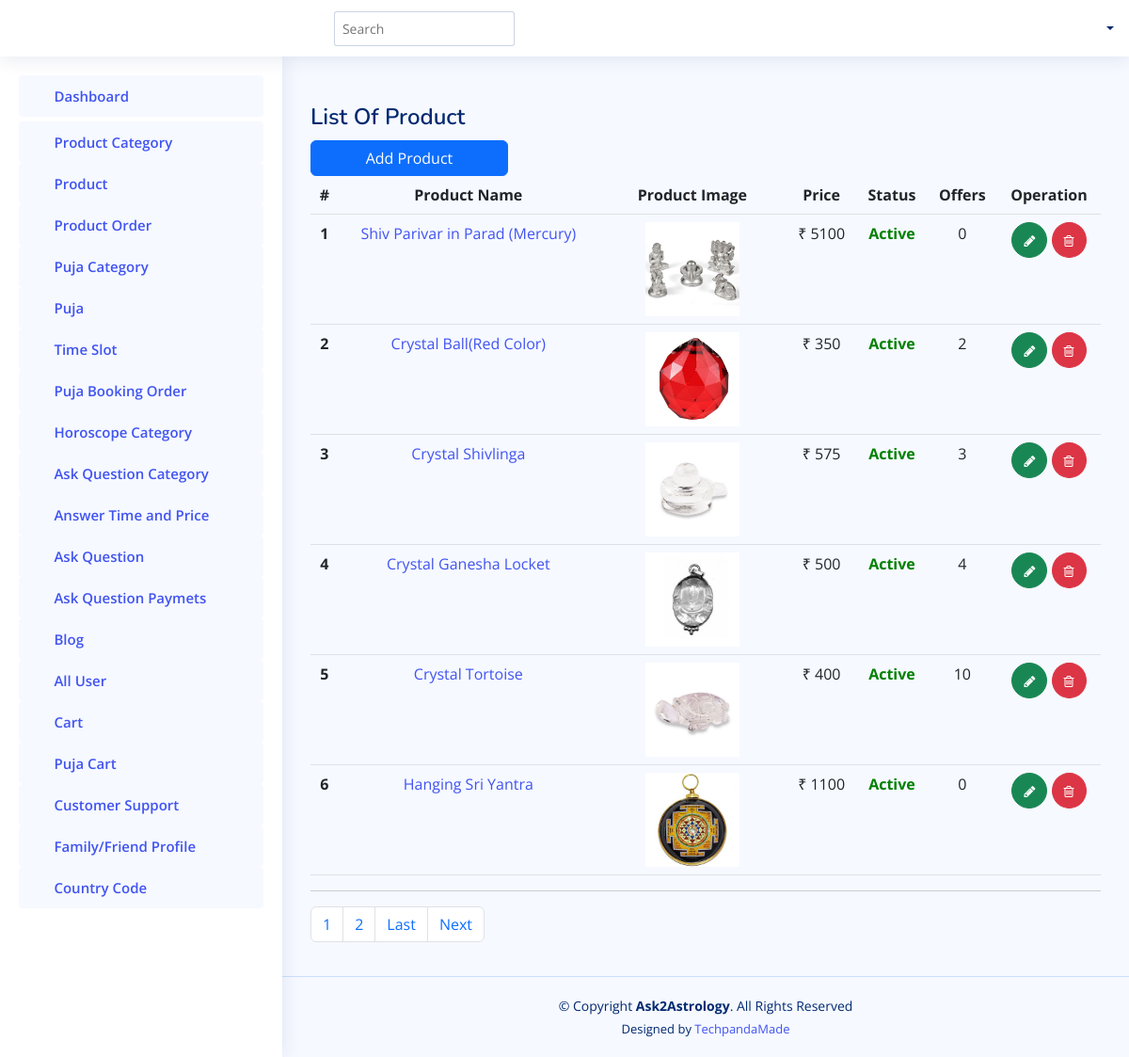
Page /admin-panel/getproducts/ on the committed database.
### adminapp/models.py (models this page shows, shortened)
class Products(models.Model):
    prodname = models.CharField(max_length=200, null=True)
    prodpicture = models.ImageField(upload_to=filepath2, blank=True, null=True)
    discription = models.CharField(max_length=500, null=True)
    price = models.CharField(max_length=200, null=True)
    quantity = models.CharField(max_length=200, null=True)
    category = models.ForeignKey(CategoryOfProduct, on_delete=models.CASCADE)
    offers = models.CharField(max_length=200, default=0)
    offerprice = models.CharField(max_length=200, default=0)
    active_status = models.BooleanField(default=True)

### adminapp/views.py (the view, shortened to what this page needs)
# urls.py: path('getproducts/',views.GetAllProducts),
def GetAllProducts(request):
    prod = Products.objects.all().order_by('-id')
    paginator = Paginator(prod, 6)
    page_number = request.GET.get('page')
    all_lead = paginator.get_page(page_number)
    totalpage = all_lead.paginator.num_pages
    context = {
        'all_lead':all_lead,
        'lastpage':totalpage,
        'totalPagelist':[n+1 for n in range(totalpage)],
        'product':prod
    }
    return render(request, "admintemp/getproductlist.html", context)

### templates/admintemp/getproductlist.html (shortened to what this page needs)
{% extends 'admintemp/index.html' %}
{% load static %}
{% block content %}
{% block content2 %}
<div class="search-bar">
  <form class="search-form d-flex align-items-center" method="get">
    <input type="search"  name="q" placeholder="Search" title="Enter search keyword">
    <button type="submit" title="Search"><i class="bi bi-search"></i></button>
  </form>
</div>
{% endblock content2 %}
  <main id="main" class="main">
<div class="pagetitle">
      <h1>List Of Product</h1>
    </div>
    <section class="section">
      <div class="row">
        <div class="col-lg-12">
          <div class="">
            <div class="" >
              <a href="/admin-panel/addproducts/"><button type="submit" class="btn btn-primary col-md-3">Add Product</button></a>
              <table class="table">
                <thead>
                  <tr  style="text-align:center;">
                    <th scope="col">#</th>
                    <th scope="col">Product Name</th>
                    <th scope="col">Product Image</th>
                    <th scope="col">Price</th>
                    <th scope="col">Status</th>
                    <th scope="col">Offers</th>
                    <th scope="col">Operation</th>
                  </tr>
                </thead>
                <tbody>
                  {% for ky in all_lead %}
                  <tr style="text-align:center;">
                    <th scope="row">{{forloop.counter}}</th>
                    <td><a href="{% url 'view_proddetail' id=ky.id %}">{{ ky.prodname }}</a></td>
                    <td width="200px"><img src="/media/{{ ky.prodpicture }}" alt="dewf" width="100px"></td>
                    <td>₹ {{ ky.price }}</td>
                    <td>
                        {% if ky.active_status == True %}
                        <span style="color:green;font-weight:bold;">Active</a>
                        {% elif ky.active_status == False %}
                        <span style="color:red;font-weight:bold;">Inactive</a>
                        {% endif %}
                        </td>
                    <td>{{ ky.offers }}</td>
                    <td style="text-align: center;">
                      <a class="btn btn-success" style="border-radius:50%;" href="{% url 'update_pati' id=ky.id %}"> <i class="fa fa-pencil" style="font-size: 14px;"> </i> </a>
                      <label for="confirmation-checkbox"><span class="btn btn-danger" style="border-radius:50%;" ><i class="fa fa-trash-o" style="font-size: 14px;"></i></span></label>
                    </td>
                    </tr>
                  {% endfor %}
                </tbody>
              </table>
            </div>
          </div>
                   <hr>
                        <nav aria-label="Page navigation example">
                            <ul class="pagination">
                            {% for n in totalPagelist %}
                              <li class="page-item">
                                <a class="page-link" href="/admin-panel/getproducts/?page={{n}}">{{n}}</a>
                            </li>
                            {% endfor %}
                            {% if all_lead.has_next %}
                            <li class="page-item">
                                <a class="page-link" href="/admin-panel/getproducts/?page={{ lastpage }}">Last</a>
                            </li>
                              <li class="page-item">
                                <a class="page-link" href="/admin-panel/getproducts/?page={{ all_lead.next_page_number }}">Next</a>
                            </li>
                            {% endif %}
                            </ul>
                          </nav>
      </div>
    </section>
  </main>
  {% endblock content %}

### static/assets2/css/style.css (style rules this page uses)
:root { scroll-behavior: smooth; }
body { font-family: "Open Sans", sans-serif; background: #f6f9ff; color: #444444; }
a { color: #4154f1; text-decoration: none; }
h1, h2, h3, h4, h5, h6 { font-family: "Nunito", sans-serif; }
#main { margin-top: 60px; padding: 20px 30px; transition: all 0.3s; }
.pagetitle { margin-bottom: 10px; }
.pagetitle h1 { font-size: 24px; margin-bottom: 0; font-weight: 600; color: #012970; }
.header .search-bar { min-width: 360px; padding: 0 20px; }
.header .search-form { width: 100%; }
.header .search-form input { border: 0; font-size: 14px; color: #012970; border: 1px solid rgba(1, 41, 112, 0.2); padding: 7px 38px 7px 8px; border-radius: 3px; transition: 0.3s; width: 60%; }
.header .search-form button { border: 0; padding: 0; margin-left: -30px; background: none; }
.header .search-form button i { color: #012970; }
@media (min-width: 1200px) { #main, #footer { margin-left: 300px; } }

### rows in the picture
Products: prodname "Shiv Parivar in Parad (Mercury)", prodpicture (picture), price "5100", active_status "Active", offers "0"
Products: prodname "Crystal Ball(Red Color)", prodpicture (picture), price "350", active_status "Active", offers "2"
Products: prodname "Crystal Shivlinga", prodpicture (picture), price "575", active_status "Active", offers "3"
Products: prodname "Crystal Ganesha Locket", prodpicture (picture), price "500", active_status "Active", offers "4"
Products: prodname "Crystal Tortoise", prodpicture (picture), price "400", active_status "Active", offers "10"
Products: prodname "Hanging Sri Yantra", prodpicture (picture), price "1100", active_status "Active", offers "0"

### other values in the picture
{{ n }} "1" "2"
